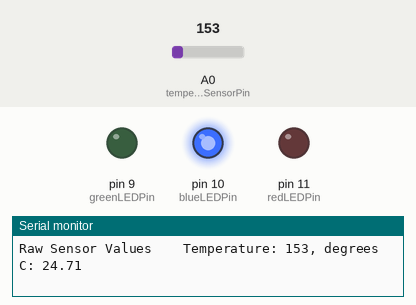
Recording of a sketch running on a simulated Arduino Uno, built with avr-gcc and run on an emulated ATmega328P. Shown: output pins drawn as LEDs (lit = HIGH), the last lines printed to the serial monitor. Inputs (shaded band) come from the test bench; at power-on: A0 (temperatureSensorPin) = 153.

Above: at 1.2 s.
1.3 s: A0 (temperatureSensorPin) set to 164
At 2.0 s:
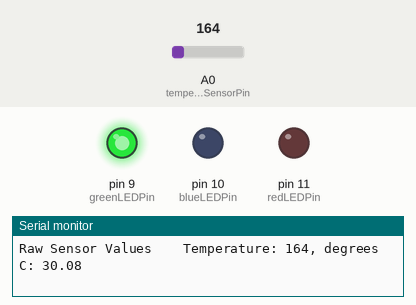
2.8 s: A0 (temperatureSensorPin) set to 175
At 3.7 s:
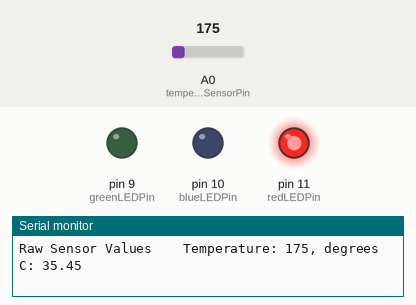
4.4 s: A0 (temperatureSensorPin) set to 165
At 5.1 s:
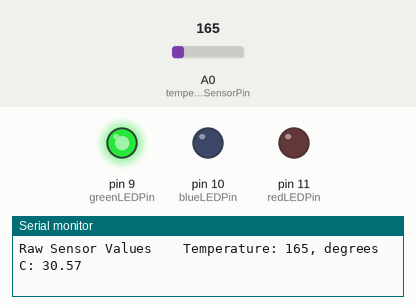
7.4 s: A0 (temperatureSensorPin) set to 191
At 8.5 s:
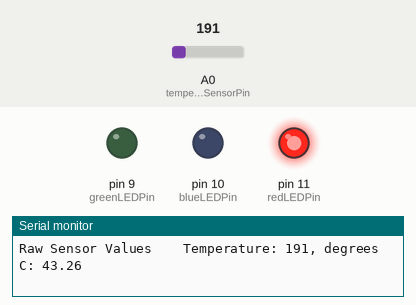
Timing chart, 0 to 10.4 s (numbered marks = the images above; inputs shaded):
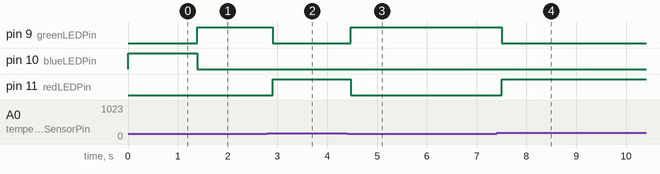

The sketch:

temperature-lava-lamp.ino
```cpp
const int greenLEDPin = 9;
const int redLEDPin = 11;
const int blueLEDPin = 10;

const int temperatureSensorPin = A0;
const float baselineTemp = 30.0;


int redValue = 0;
int greenValue = 0;
int blueValue = 0;

int temperatureSensorValue = 0;


void setup() {
    Serial.begin(9600);

    pinMode(greenLEDPin, OUTPUT);
    pinMode(redLEDPin, OUTPUT);
    pinMode(blueLEDPin, OUTPUT);
}

void loop() {

    temperatureSensorValue = analogRead(temperatureSensorPin);


    Serial.print("Raw Sensor Values \t Temperature: ");
    Serial.print(temperatureSensorValue);

    float voltage = (temperatureSensorValue/1024.0) * 5.0;
    float temperature = (voltage - .5) * 100;
    // Serial.print(", Volts: ");
    // Serial.print(voltage);
    Serial.print(", degrees C: ");
    Serial.println(temperature);

    if(temperature < baselineTemp) {
        redValue = 0;
        greenValue = 0;
        blueValue = 255;
    } else if(temperature >= baselineTemp && temperature < baselineTemp+5) {
        redValue = 0;
        greenValue = 255;
        blueValue = 0;
    } else if(temperature >= baselineTemp+5) {
        redValue = 255;
        greenValue = 0;
        blueValue = 0;
    }

    analogWrite(redLEDPin, redValue);
    analogWrite(greenLEDPin, greenValue);
    analogWrite(blueLEDPin, blueValue);

}
```

Measured:
- the behaviour switches between 163 and 164 on A0 (temperatureSensorPin) (found by bisection; images 0 and 1)
- after the input at 1.3 s, pin 9 (greenLEDPin): LOW → HIGH after 0.09 s; pin 10 (blueLEDPin): HIGH → LOW after 0.09 s
- after the input at 2.8 s, pin 9 (greenLEDPin): HIGH → LOW after 0.10 s; pin 11 (redLEDPin): LOW → HIGH after 0.10 s
- after the input at 4.4 s, pin 9 (greenLEDPin): LOW → HIGH after 0.08 s; pin 11 (redLEDPin): HIGH → LOW after 0.08 s
- after the input at 7.4 s, pin 9 (greenLEDPin): HIGH → LOW after 0.10 s; pin 11 (redLEDPin): LOW → HIGH after 0.10 s
